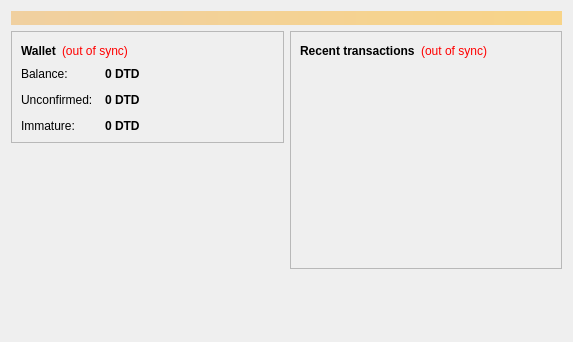
<?xml version="1.0" encoding="UTF-8"?>
<ui version="4.0">
 <class>OverviewPage</class>
 <widget class="QWidget" name="OverviewPage">
  <property name="geometry">
   <rect>
    <x>0</x>
    <y>0</y>
    <width>573</width>
    <height>342</height>
   </rect>
  </property>
  <property name="windowTitle">
   <string>Form</string>
  </property>
  <layout class="QVBoxLayout" name="topLayout">
   <item>
    <widget class="QLabel" name="labelAlerts">
     <property name="visible">
      <bool>false</bool>
     </property>
     <property name="styleSheet">
      <string notr="true">background-color: qlineargradient(x1: 0, y1: 0, x2: 1, y2: 0, stop:0 #F0D0A0, stop:1 #F8D488); color:#000000;</string>
     </property>
     <property name="wordWrap">
      <bool>true</bool>
     </property>
     <property name="margin">
      <number>3</number>
     </property>
    </widget>
   </item>
   <item>
    <layout class="QHBoxLayout" name="horizontalLayout" stretch="1,1">
     <item>
      <layout class="QVBoxLayout" name="verticalLayout_2">
       <item>
        <widget class="QFrame" name="frame">
         <property name="frameShape">
          <enum>QFrame::StyledPanel</enum>
         </property>
         <property name="frameShadow">
          <enum>QFrame::Raised</enum>
         </property>
         <layout class="QVBoxLayout" name="verticalLayout_4">
          <item>
           <layout class="QHBoxLayout" name="horizontalLayout_4">
            <item>
             <widget class="QLabel" name="label_5">
              <property name="font">
               <font>
                <weight>75</weight>
                <bold>true</bold>
               </font>
              </property>
              <property name="text">
               <string>Wallet</string>
              </property>
             </widget>
            </item>
            <item>
             <widget class="QLabel" name="labelWalletStatus">
              <property name="toolTip">
               <string>The displayed information may be out of date. Your wallet automatically synchronizes with the Datadev network after a connection is established, but this process has not completed yet.</string>
              </property>
              <property name="styleSheet">
               <string notr="true">QLabel { color: red; }</string>
              </property>
              <property name="text">
               <string notr="true">(out of sync)</string>
              </property>
              <property name="alignment">
               <set>Qt::AlignLeading|Qt::AlignLeft|Qt::AlignVCenter</set>
              </property>
             </widget>
            </item>
            <item>
             <spacer name="horizontalSpacer_2">
              <property name="orientation">
               <enum>Qt::Horizontal</enum>
              </property>
              <property name="sizeHint" stdset="0">
               <size>
                <width>40</width>
                <height>20</height>
               </size>
              </property>
             </spacer>
            </item>
           </layout>
          </item>
          <item>
           <layout class="QFormLayout" name="formLayout_2">
            <property name="fieldGrowthPolicy">
             <enum>QFormLayout::AllNonFixedFieldsGrow</enum>
            </property>
            <property name="horizontalSpacing">
             <number>12</number>
            </property>
            <property name="verticalSpacing">
             <number>12</number>
            </property>
            <item row="0" column="0">
             <widget class="QLabel" name="label">
              <property name="text">
               <string>Balance:</string>
              </property>
             </widget>
            </item>
            <item row="0" column="1">
             <widget class="QLabel" name="labelBalance">
              <property name="font">
               <font>
                <weight>75</weight>
                <bold>true</bold>
               </font>
              </property>
              <property name="cursor">
               <cursorShape>IBeamCursor</cursorShape>
              </property>
              <property name="toolTip">
               <string>Your current balance</string>
              </property>
              <property name="text">
               <string notr="true">0 DTD</string>
              </property>
              <property name="textInteractionFlags">
               <set>Qt::LinksAccessibleByMouse|Qt::TextSelectableByKeyboard|Qt::TextSelectableByMouse</set>
              </property>
             </widget>
            </item>
            <item row="1" column="0">
             <widget class="QLabel" name="label_3">
              <property name="text">
               <string>Unconfirmed:</string>
              </property>
             </widget>
            </item>
            <item row="1" column="1">
             <widget class="QLabel" name="labelUnconfirmed">
              <property name="font">
               <font>
                <weight>75</weight>
                <bold>true</bold>
               </font>
              </property>
              <property name="cursor">
               <cursorShape>IBeamCursor</cursorShape>
              </property>
              <property name="toolTip">
               <string>Total of transactions that have yet to be confirmed, and do not yet count toward the current balance</string>
              </property>
              <property name="text">
               <string notr="true">0 DTD</string>
              </property>
              <property name="textInteractionFlags">
               <set>Qt::LinksAccessibleByMouse|Qt::TextSelectableByKeyboard|Qt::TextSelectableByMouse</set>
              </property>
             </widget>
            </item>
            <item row="2" column="0">
             <widget class="QLabel" name="labelImmatureText">
              <property name="text">
               <string>Immature:</string>
              </property>
             </widget>
            </item>
            <item row="2" column="1">
             <widget class="QLabel" name="labelImmature">
              <property name="font">
               <font>
                <weight>75</weight>
                <bold>true</bold>
               </font>
              </property>
              <property name="toolTip">
               <string>Mined balance that has not yet matured</string>
              </property>
              <property name="text">
               <string notr="true">0 DTD</string>
              </property>
              <property name="textInteractionFlags">
               <set>Qt::LinksAccessibleByMouse|Qt::TextSelectableByKeyboard|Qt::TextSelectableByMouse</set>
              </property>
             </widget>
            </item>
           </layout>
          </item>
         </layout>
        </widget>
       </item>
       <item>
        <spacer name="verticalSpacer">
         <property name="orientation">
          <enum>Qt::Vertical</enum>
         </property>
         <property name="sizeHint" stdset="0">
          <size>
           <width>20</width>
           <height>40</height>
          </size>
         </property>
        </spacer>
       </item>
      </layout>
     </item>
     <item>
      <layout class="QVBoxLayout" name="verticalLayout_3">
       <item>
        <widget class="QFrame" name="frame_2">
         <property name="frameShape">
          <enum>QFrame::StyledPanel</enum>
         </property>
         <property name="frameShadow">
          <enum>QFrame::Raised</enum>
         </property>
         <layout class="QVBoxLayout" name="verticalLayout">
          <item>
           <layout class="QHBoxLayout" name="horizontalLayout_2">
            <item>
             <widget class="QLabel" name="label_4">
              <property name="text">
               <string>&lt;b&gt;Recent transactions&lt;/b&gt;</string>
              </property>
             </widget>
            </item>
            <item>
             <widget class="QLabel" name="labelTransactionsStatus">
              <property name="toolTip">
               <string>The displayed information may be out of date. Your wallet automatically synchronizes with the Datadev network after a connection is established, but this process has not completed yet.</string>
              </property>
              <property name="styleSheet">
               <string notr="true">QLabel { color: red; }</string>
              </property>
              <property name="text">
               <string notr="true">(out of sync)</string>
              </property>
              <property name="alignment">
               <set>Qt::AlignRight|Qt::AlignTrailing|Qt::AlignVCenter</set>
              </property>
             </widget>
            </item>
            <item>
             <spacer name="horizontalSpacer">
              <property name="orientation">
               <enum>Qt::Horizontal</enum>
              </property>
              <property name="sizeHint" stdset="0">
               <size>
                <width>40</width>
                <height>20</height>
               </size>
              </property>
             </spacer>
            </item>
           </layout>
          </item>
          <item>
           <widget class="QListView" name="listTransactions">
            <property name="styleSheet">
             <string notr="true">QListView { background: transparent; }</string>
            </property>
            <property name="frameShape">
             <enum>QFrame::NoFrame</enum>
            </property>
            <property name="verticalScrollBarPolicy">
             <enum>Qt::ScrollBarAlwaysOff</enum>
            </property>
            <property name="horizontalScrollBarPolicy">
             <enum>Qt::ScrollBarAlwaysOff</enum>
            </property>
            <property name="selectionMode">
             <enum>QAbstractItemView::NoSelection</enum>
            </property>
           </widget>
          </item>
         </layout>
        </widget>
       </item>
       <item>
        <spacer name="verticalSpacer_2">
         <property name="orientation">
          <enum>Qt::Vertical</enum>
         </property>
         <property name="sizeHint" stdset="0">
          <size>
           <width>20</width>
           <height>40</height>
          </size>
         </property>
        </spacer>
       </item>
      </layout>
     </item>
    </layout>
   </item>
  </layout>
 </widget>
 <resources/>
 <connections/>
</ui>
